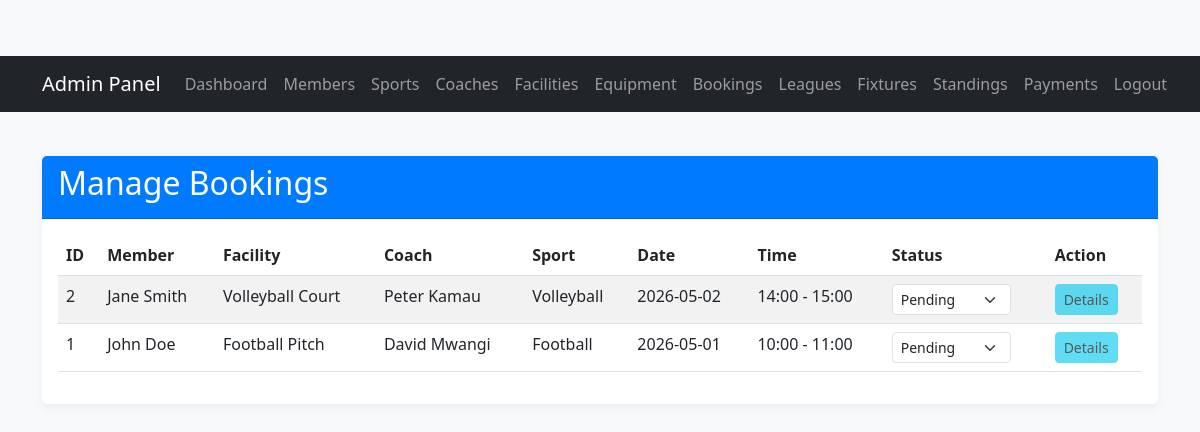
The app's page /admin/manage_bookings.php (signed in) with its own data.
### tables this page shows
CREATE TABLE IF NOT EXISTS `bookings` (
    `booking_id` INT AUTO_INCREMENT PRIMARY KEY,
    `member_id` INT NOT NULL,
    `facility_id` INT,
    `coach_id` INT,
    `sport_id` INT,
    `booking_date` DATE NOT NULL,
    `start_time` TIME NOT NULL,
    `end_time` TIME NOT NULL,
    `status` VARCHAR(50) DEFAULT 'Pending',
    FOREIGN KEY (`member_id`) REFERENCES `members`(`member_id`) ON DELETE CASCADE,
    FOREIGN KEY (`facility_id`) REFERENCES `facilities`(`facility_id`) ON DELETE SET NULL,
    FOREIGN KEY (`coach_id`) REFERENCES `coaches`(`coach_id`) ON DELETE SET NULL,
    FOREIGN KEY (`sport_id`) REFERENCES `sports`(`sport_id`) ON DELETE SET NULL
);

CREATE TABLE IF NOT EXISTS `members` (
    `member_id` INT AUTO_INCREMENT PRIMARY KEY,
    `first_name` VARCHAR(100) NOT NULL,
    `last_name` VARCHAR(100) NOT NULL,
    `email` VARCHAR(100) NOT NULL UNIQUE,
    `password` VARCHAR(255) NOT NULL,
    `phone_number` VARCHAR(20),
    `address` VARCHAR(255),
    `date_joined` TIMESTAMP DEFAULT CURRENT_TIMESTAMP
);

CREATE TABLE IF NOT EXISTS `facilities` (
    `facility_id` INT AUTO_INCREMENT PRIMARY KEY,
    `name` VARCHAR(100) NOT NULL UNIQUE,
    `location` VARCHAR(255),
    `type` VARCHAR(100),
    `capacity` INT
);

CREATE TABLE IF NOT EXISTS `coaches` (
    `coach_id` INT AUTO_INCREMENT PRIMARY KEY,
    `first_name` VARCHAR(100) NOT NULL,
    `last_name` VARCHAR(100) NOT NULL,
    `email` VARCHAR(100) NOT NULL UNIQUE,
    `phone_number` VARCHAR(20),
    `specialization` VARCHAR(255)
);

CREATE TABLE IF NOT EXISTS `sports` (
    `sport_id` INT AUTO_INCREMENT PRIMARY KEY,
    `name` VARCHAR(100) NOT NULL UNIQUE,
    `description` TEXT
);

### admin/manage_bookings.php (the view, shortened to what this page needs)
<?php
include_once("../includes/admin_header.php");
require_once "../config/db_connect.php";
$bookings = [];
$sql = "SELECT b.booking_id, m.first_name, m.last_name, f.name AS facility_name, c.first_name AS coach_first_name, c.last_name AS coach_last_name, s.name AS sport_name, b.booking_date, b.start_time, b.end_time, b.status
        FROM bookings b
        LEFT JOIN members m ON b.member_id = m.member_id
        LEFT JOIN facilities f ON b.facility_id = f.facility_id
        LEFT JOIN coaches c ON b.coach_id = c.coach_id
        LEFT JOIN sports s ON b.sport_id = s.sport_id
        ORDER BY b.booking_date DESC, b.start_time DESC";
if ($result = $conn->query($sql)) {
    while ($row = $result->fetch_assoc()) {
        $bookings[] = $row;
    }
}
?>
<div class="row">
    <div class="col-md-12">
        <div class="card">
            <div class="card-header">
                <h2>Manage Bookings</h2>
            </div>
            <div class="card-body">
                <table class="table table-striped table-hover">
                    <thead>
                        <tr>
                            <th>ID</th>
                            <th>Member</th>
                            <th>Facility</th>
                            <th>Coach</th>
                            <th>Sport</th>
                            <th>Date</th>
                            <th>Time</th>
                            <th>Status</th>
                            <th>Action</th>
                        </tr>
                    </thead>
                    <tbody>
                        <?php if (count($bookings) > 0): ?>
                            <?php foreach ($bookings as $booking): ?>
                                <tr>
                                    <td><?php echo htmlspecialchars($booking["booking_id"]); ?></td>
                                    <td><?php echo htmlspecialchars($booking["first_name"] . " " . $booking["last_name"]); ?></td>
                                    <td><?php echo htmlspecialchars($booking["facility_name"]); ?></td>
                                    <td><?php echo htmlspecialchars($booking["coach_first_name"] . " " . $booking["coach_last_name"]); ?></td>
                                    <td><?php echo htmlspecialchars($booking["sport_name"]); ?></td>
                                    <td><?php echo htmlspecialchars($booking["booking_date"]); ?></td>
                                    <td><?php echo htmlspecialchars(date("H:i", strtotime($booking["start_time"])) . " - " . date("H:i", strtotime($booking["end_time"]))); ?></td>
                                    <td>
                                        <form action="<?php echo htmlspecialchars($_SERVER["PHP_SELF"]); ?>" method="post" class="d-inline">
                                            <select name="status" class="form-select form-select-sm d-inline-block w-auto" onchange="this.form.submit()">
                                                <option value="Pending" <?php echo ($booking["status"] == "Pending") ? "selected" : ""; ?>>Pending</option>
                                            </select>
                                        </form>
                                    </td>
                                    <td>
                                        <a href="#" class="btn btn-info btn-sm disabled">Details</a>
                                    </td>
                                </tr>
                            <?php endforeach; ?>
                        <?php else: ?>
                            <tr>
                                <td colspan="9">No bookings found.</td>
                            </tr>
                        <?php endif; ?>
                    </tbody>
                </table>
            </div>
        </div>
    </div>
</div>
<?php
include_once("../includes/footer.php");
?>

### public/css/style.css (style rules this page uses)
body { padding-top: 56px; background-color: #f8f9fa; }
.card { margin-top: 20px; border: none; box-shadow: 0 4px 8px rgba(0,0,0,.05); }
.card-header { background-color: #007bff; color: white; font-weight: bold; }

### records on screen
bookings: booking_id "2", member.last_name "Jane Smith", facility.name "Volleyball Court", coach.last_name "Peter Kamau", sport.name "Volleyball", booking_date "2026-05-02", start_time+end_time "14:00 - 15:00"
bookings: booking_id "1", member.last_name "John Doe", facility.name "Football Pitch", coach.last_name "David Mwangi", sport.name "Football", booking_date "2026-05-01", start_time+end_time "10:00 - 11:00"
